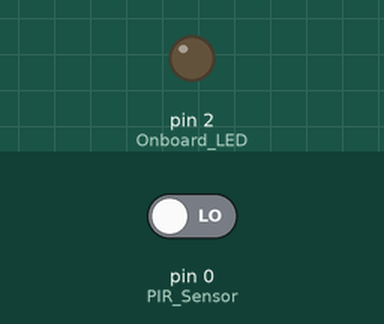
This sketch was run on a simulated Arduino Uno, built with avr-gcc and run on an emulated ATmega328P. Parts: output pins drawn as LEDs (lit = HIGH). Dashed ring = blinking. Inputs (shaded band) come from the test bench; at power-on: pin 0 (PIR_Sensor) LOW.

Above: at 1.2 s.
1.3 s: pin 0 (PIR_Sensor) driven HIGH
At 1.7 s:
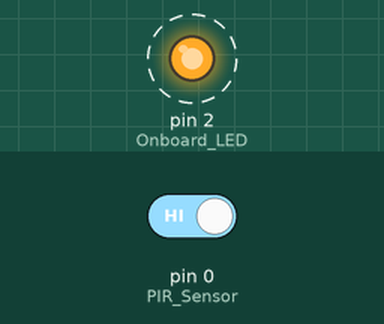
4.3 s: pin 0 (PIR_Sensor) driven LOW
At 4.7 s:
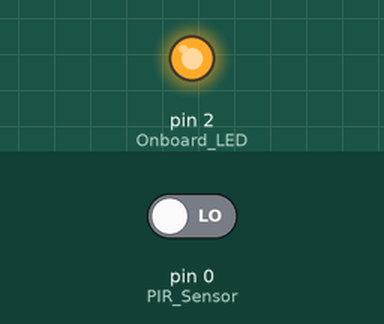
Timing chart, 0 to 7.3 s (numbered marks = the images above; inputs shaded):
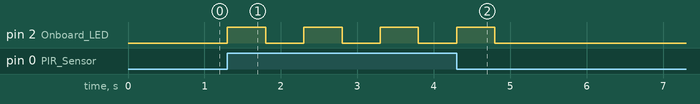

The sketch:

_5-nodemcu_pirsensor.ino
```cpp
void setup()
{
pinMode(0, INPUT); //PIR Sensor
pinMode(2, OUTPUT); // Onboard LED
}


void loop()
{

    if (1 == digitalRead(0))
    {
      for (int count = 0; count < 2; count++)
      {
        digitalWrite(2,HIGH);
        delay(500);
        digitalWrite(2,LOW);
        delay(500);
      }

    }

}
```

Measured:
- after the input at 1.3 s, pin 2 (Onboard_LED): alternates HIGH for 0.50 s and LOW for 0.50 s, starting at once
- after the input at 4.3 s, pin 2 (Onboard_LED): goes on until 4.8 s, then stays LOW
